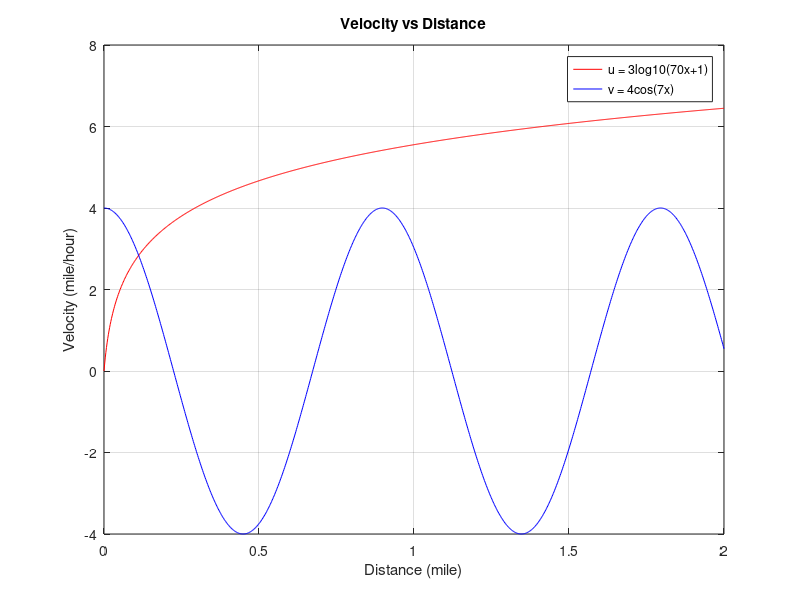

Source code (MATLAB):
x = linspace(0, 2, 1000);
u = 3 * log10(70*x + 1);
v = 4 * cos(7*x);

plot(x, u, 'r', x, v, 'b')
xlabel('Distance (mile)')
ylabel('Velocity (mile/hour)')
title('Velocity vs Distance')
legend('u = 3log10(70x+1)', 'v = 4cos(7x)')
grid on
